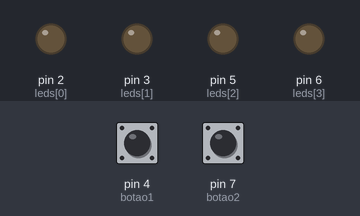
This sketch was run on a simulated Arduino Uno, built with avr-gcc and run on an emulated ATmega328P. Parts: output pins drawn as LEDs (lit = HIGH). The inputs (shaded band) are chosen by the test bench; at power-on: pin 4 (botao1) HIGH, pin 7 (botao2) HIGH.

Above: at 1.2 s.
1.3 s: pin 4 (botao1) pulled LOW for 0.15 s
At 2.1 s:
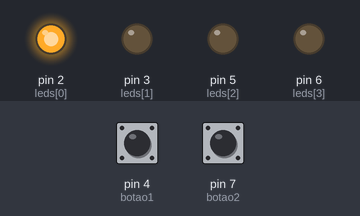
4.4 s: pin 7 (botao2) pulled LOW for 1 s
At 6.5 s:
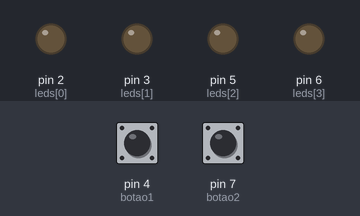
6.9 s: pin 4 (botao1) pulled LOW for 1 s
At 11.3 s:
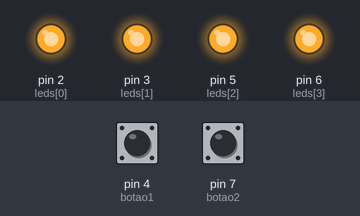
Timing chart, 0 to 12.8 s (numbered marks = the images above; inputs shaded):
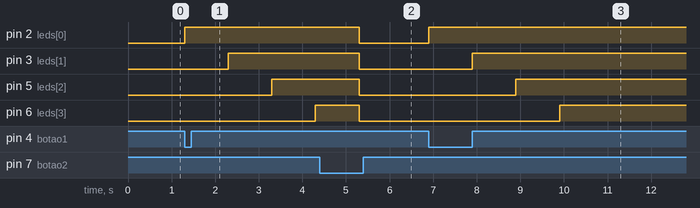

Measured:
- after the input at 1.3 s, pin 2 (leds[0]): LOW → HIGH at once; pin 3 (leds[1]): LOW → HIGH after 1.0 s; pin 5 (leds[2]): LOW → HIGH after 2.0 s; pin 6 (leds[3]): LOW → HIGH after 3.0 s
- after the input at 4.4 s, pin 2 (leds[0]), pin 3 (leds[1]), pin 5 (leds[2]), pin 6 (leds[3]): HIGH → LOW after 0.90 s
- after the input at 6.9 s, pin 2 (leds[0]): LOW → HIGH at once; pin 3 (leds[1]): LOW → HIGH after 1.0 s; pin 5 (leds[2]): LOW → HIGH after 2.0 s; pin 6 (leds[3]): LOW → HIGH after 3.0 s

The sketch:

Sequenciadordepartida.ino
```cpp
const int botao1 = 4;
const int botao2 = 7;
const int leds[] = {2,3,5,6};

void setup() {
  for (int i = 0; i < 4; i++) pinMode(leds[i], OUTPUT);
  pinMode(botao1, INPUT_PULLUP);
  pinMode(botao2, INPUT_PULLUP);
}

void loop() {
  if (digitalRead(botao1) == LOW) {
    for (int i = 0; i < 4; i++) {
      digitalWrite(leds[i], HIGH);
      delay(1000);
    }
  }

  if (digitalRead(botao2) == LOW) {
    for (int i = 0; i < 4; i++) {
      digitalWrite(leds[i], LOW);
    }
  }
}
```
